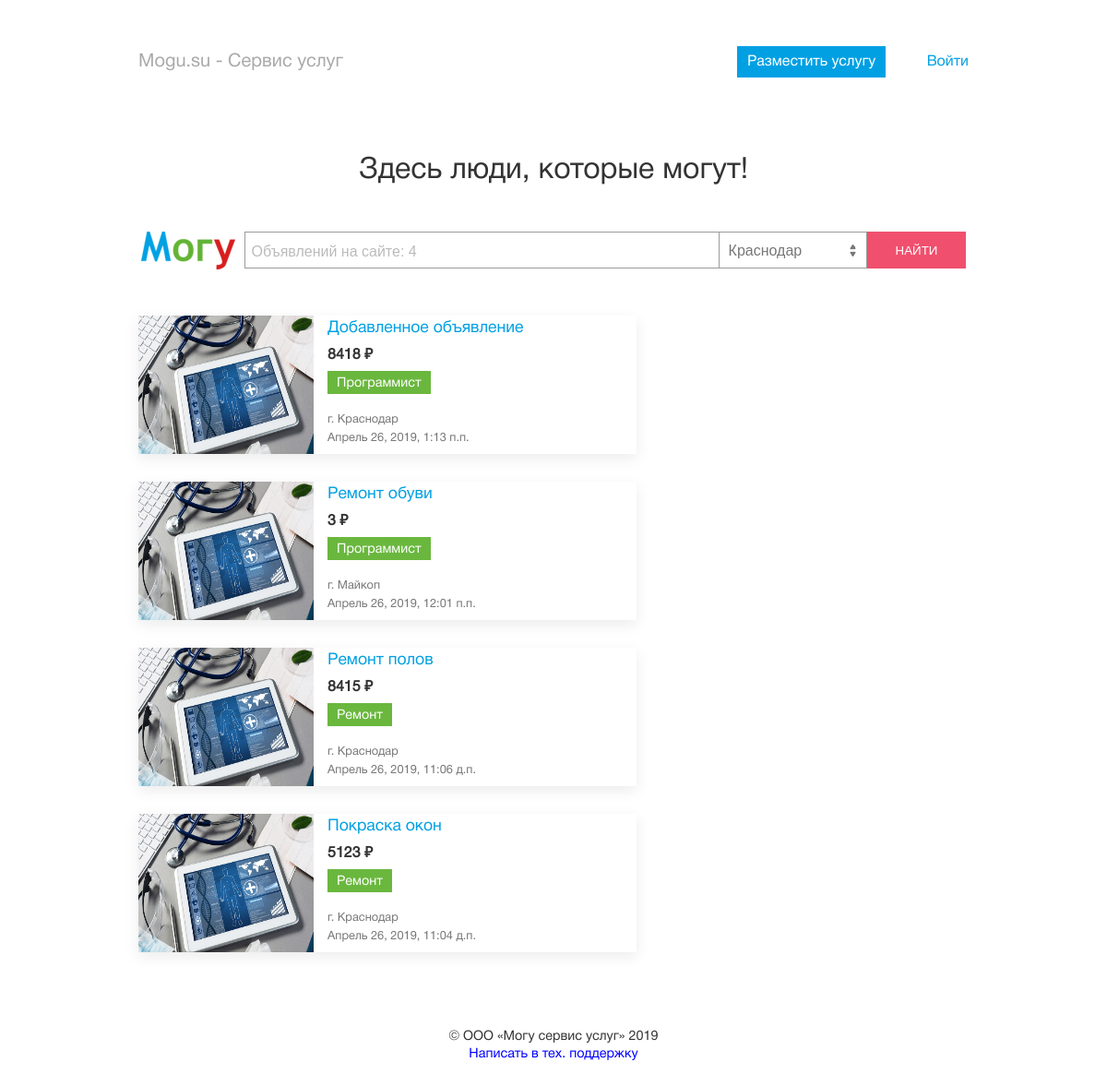
The page / on the database its author committed.
### announcements/models.py (models this page shows, shortened)
class Announcement(models.Model):
    name = models.CharField(max_length=250, verbose_name='Название')
    author = models.ForeignKey(settings.AUTH_USER_MODEL, on_delete=models.CASCADE, verbose_name='Автор', related_name='announcements')
    service = models.ForeignKey(Service, on_delete=models.CASCADE, verbose_name='Услуга', related_name='announcements')
    price = models.PositiveIntegerField(verbose_name='Цена')
    posted = models.DateTimeField(auto_now_add=True, verbose_name='Размещено')
    views = models.PositiveSmallIntegerField(verbose_name='Просмотры', default=0)
    views_today = models.PositiveSmallIntegerField(verbose_name='Просмотры сегодня', default=0)
    today = models.DateField(verbose_name='Сегодня', auto_now_add=True)
    city = models.ForeignKey(City, on_delete=models.CASCADE, verbose_name='Город', related_name='announcements')
    address = models.CharField(max_length=250, verbose_name='Адресс')
    contact = models.CharField(max_length=250, verbose_name='Контактное лицо')
    phone = models.CharField(max_length=250, verbose_name='Телефон')
    desc = RichTextField(verbose_name='Описание')
    is_active = models.BooleanField(default=True, verbose_name='Активное')
    class Meta:
        verbose_name = 'Объявление'
        verbose_name_plural = 'Объявления'
        ordering = ['-posted']
    def get_main_image(self):
        return self.images.first()

class Image(models.Model):
    announcement = models.ForeignKey(Announcement, on_delete=models.CASCADE, verbose_name='Объявление', related_name='images')
    def get_picture_url(self, filename):
        return 'images/announcements/%s/%s' % (self.announcement.author.username, filename)
    image = models.ImageField(upload_to=get_picture_url, verbose_name='Изображение')
    is_main = models.BooleanField(default=False, verbose_name='Главное изображение')
    class Meta:
        verbose_name = 'Изображение'
        verbose_name_plural = 'Изображения'

class City(models.Model):
    name = models.CharField(max_length=250, verbose_name='Город')
    class Meta:
        verbose_name = 'Город'
        verbose_name_plural = 'Города'
        ordering = ['name']
    def __str__(self):
        return '%s' % self.name

### services/models.py (models this page shows, shortened)
class Service(models.Model):
    service_type = models.ForeignKey(ServiceType, on_delete=models.CASCADE, verbose_name='Тип услуги', related_name='services')
    name = models.CharField(max_length=250, verbose_name='Название')
    class Meta:
        verbose_name = 'Услуга'
        verbose_name_plural = 'Услуги'
        ordering = ['name']

class ServiceType(models.Model):
    name = models.CharField(max_length=250, verbose_name='Название')
    class Meta:
        verbose_name = 'Тип услуги'
        verbose_name_plural = 'Типы услуг'
        ordering = ['name']

### landing/views.py (the view)
# urls.py: path('', views.index, name='index'),
def index(request):
    an_all = Announcement.objects.filter(is_active=True)
    cities = City.objects.all()
    search_form = MainSearchForm()
    context = {
        'an_all': an_all,
        'search_form': search_form,
        'cities': cities,
    }
    return render(request, 'landing/index.html', context)

### profiles/forms.py (shortened to what this page needs)
class RegisterForm(UserCreationForm):
    first_name = forms.CharField(required=True, widget=forms.TextInput(attrs={'placeholder': 'Имя*'}))
    last_name = forms.CharField(required=True, widget=forms.TextInput(attrs={'placeholder': 'Фамилия*'}))
    patronymic = forms.CharField(required=False, widget=forms.TextInput(attrs={'placeholder': 'Отчество'}))
    phone = forms.CharField(required=True, widget=forms.TextInput(attrs={'class': 'phone', 'placeholder': 'Телефон*'}))
    email = forms.EmailField(required=True, widget=forms.TextInput(attrs={'placeholder': 'Почта*'}))
    password1 = forms.CharField(required=True, widget=forms.PasswordInput(attrs={'placeholder': 'Пароль*'}))
    password2 = forms.CharField(required=True, widget=forms.PasswordInput(attrs={'placeholder': 'Подтверждение пароля*'}))
    class Meta:
        model = User
        fields = [
            'first_name',
            'last_name',
            'patronymic',
            'phone',
            'email',
            'password1',
            'password2',
        ]

class LoginForm(forms.Form):
    username = forms.CharField(required=True, widget=forms.TextInput(attrs={'class': 'phone', 'placeholder': 'Телефон'}))
    password = forms.CharField(required=True, widget=forms.PasswordInput(attrs={'placeholder': 'Пароль'}))

### profiles/context_processors.py (called while the page is built)
def getting_forms(request):
    reg_form = RegisterForm()
    login_form = LoginForm()
    context = {
        'reg_form': reg_form,
        'login_form': login_form,
    }
    return context

### templates/landing/index.html (shortened to what this page needs)
{% extends 'base.html' %}
{% load static %}
{% load imagefit %}
{% block content %}
    <div class="index-block">
        <div class="container">
            <h2>Здесь люди, которые могут!</h2>
            <div class="search-block">
                <form action="{% url 'search_result' %}" class="main-search" method="POST" autocomplete="off">
                    <div class="row">
                        <img src="{% static 'images/logo.png' %}" alt="main-logo">
                        <div id="multiple-datasets">
                            {{ search_form.q }}
                        </div>
                        <select name="city-select" id="city-select">
                            {% for city in cities %}
                                <option value="{{ city.id }}">{{ city.name }}</option>
                            {% endfor %}
                        </select>
                        <button type="submit">Найти</button>
                    </div>
                </form>
            </div>
        </div>
        <div class="container">
            <div class="row">
                <div class="services-list">
                    {% for an in an_all %}
                        <div class="service-item">
                            <div class="row">
                                <img src="{{ an.get_main_image.image.url|resize:'200x160,C' }}" alt="service-photo">
                                <div class="service-info">
                                    <h3><a href="{% url 'an_detail' an.id %}">{{ an.name|truncatechars:30 }}</a></h3>
                                    <p class="price">{{ an.price }} &#8381;</p>
                                    <p class="city"><span>г. {{ an.city }}<span></p>
                                    <a class="s-type" href="{% url 'an_type_list' an.service.service_type.id %}">{{ an.service.service_type.name }}</a>
                                    <p class="posted"><span>{{ an.posted }}</span></p>
                                </div>
                            </div>
                        </div>
                    {% endfor %}
                </div>
            </div>
        </div>
    </div>
{% endblock content %}

### dev_static/css/style.css (style rules this page uses)
* { padding: 0; margin: 0; outline: none; }
a, a:visited { text-decoration: none; color: #00f; }
body { font-size: 1rem; font-family: 'Helvetica Neue', Arial, Helvetica, sans-serif; color: #333; }
input::placeholder { color: #bbb; }
input { border: 1px solid #aaa; }
.container { max-width: 900px; padding: 0 40px; margin: 0 auto; }
.row { display: flex; flex-wrap: wrap; }
.index-block { text-align: center; margin-top: 85px; }
.index-block h2 { font-size: 2rem; font-weight: normal; margin-bottom: 50px; color: #333; }
.search-block img { width: 102px; height: 100%; margin-right: 10px; }
#main-search { width: 515px; padding: 12px 7px 8px 7px; font-size: 1rem; color: #666; border: 1px solid #9a9a9a; box-sizing: border-box; }
.search-block .row { justify-content: center; }
.search-block select { width: 160px; color: #777; font-size: 1rem; padding: 0 10px; border: 1px solid #9a9a9a; border-left: none; height: 40px; -webkit-appearance: none; -moz-appearance: none; appearance: none; background: url('../images/select_arrows.png') no-repeat 95% center; }
.search-block button { text-transform: uppercase; padding: 0 30px; background-color: #f0506e; color: #fff; border: 1px solid #f0506e; cursor: pointer; height: 40px; }
.services-list { margin-top: 50px; }
.services-list img { width: 190px; height: 150px; }
.service-item { margin-top: 30px; box-shadow: 0 5px 15px rgba(0,0,0,.08); }
.service-item .service-info { text-align: left; padding: 5px 15px; box-sizing: border-box; color: #333; font-size: 0.9rem; }
.service-item .service-info h3 { margin-bottom: 10px; font-weight: normal; font-size: 1.1rem; top: 10; position: absolute; }
.service-info h3 a { color: #00a0e3; }
.service-info { position: relative; width: 350px; }
.service-info .price { position: absolute; top: 30px; font-weight: bold; font-size: 1rem; }
.service-info .posted { position: absolute; bottom: 10px; }
.service-info .city { position: absolute; bottom: 30px; }
.s-type { position: absolute; top: 60px; display: inline-block; background-color: #6ab73e; color: #fff; padding: 7px 10px 4px 10px; }
.service-item .service-info p span { color: #777; font-size: 0.8rem; }
.services-list .service-item { margin: 0 0 30px 0; }
.typeahead { outline: none; }
.tt-hint { display: none; }

### rows shown on the page
Announcement: get_main_image.image|resize (picture), name "Добавленное объявление", price "8418", city "Краснодар", service.service_type.name "Программист", posted "Апрель 26, 2019, 1:13 п.п."
Announcement: get_main_image.image|resize (picture), name "Ремонт обуви", price "3", city "Майкоп", service.service_type.name "Программист", posted "Апрель 26, 2019, 12:01 п.п."
Announcement: get_main_image.image|resize (picture), name "Ремонт полов", price "8415", city "Краснодар", service.service_type.name "Ремонт", posted "Апрель 26, 2019, 11:06 д.п."
Announcement: get_main_image.image|resize (picture), name "Покраска окон", price "5123", city "Краснодар", service.service_type.name "Ремонт", posted "Апрель 26, 2019, 11:04 д.п."

### other values the page prints
form field city-select "Краснодар"
